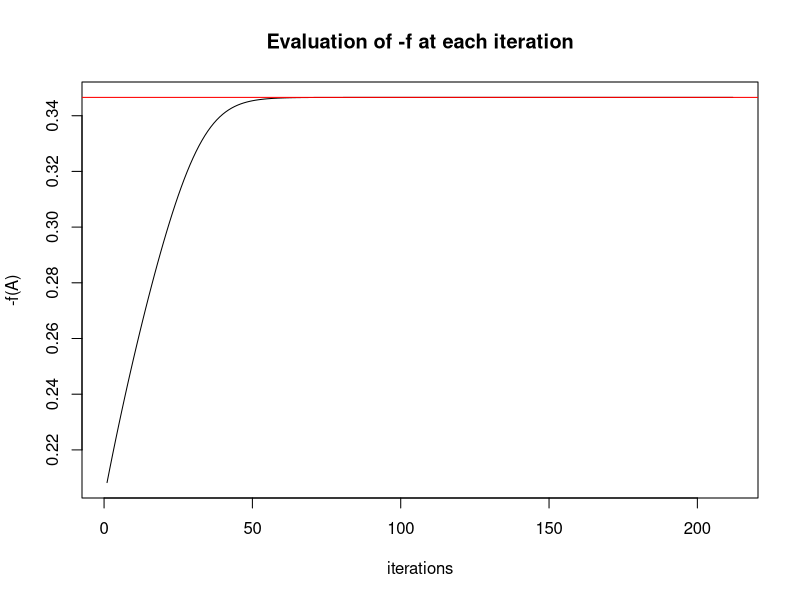
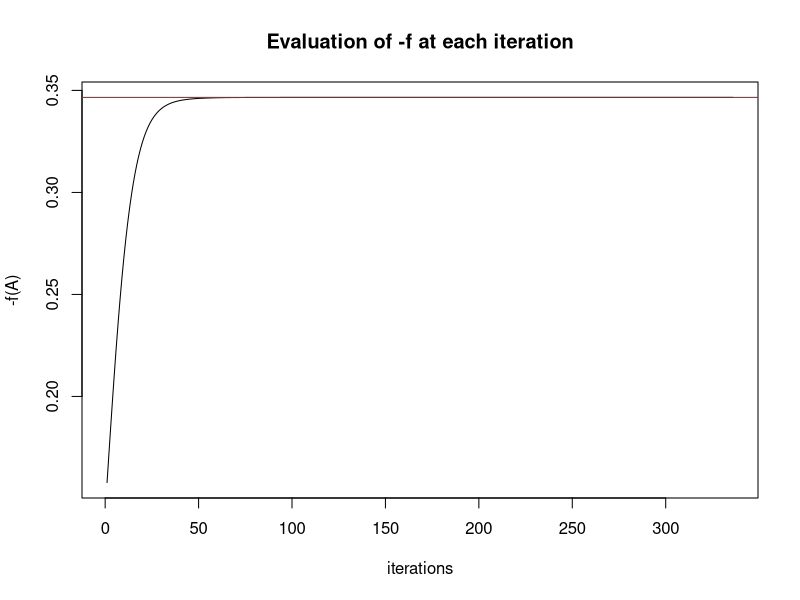

Here is the R script that generated these plots, in order:
## ---- chunk 1
knitr::opts_chunk$set(echo = TRUE)
## ---- chunk 2
library(numDeriv) #gradient
library(Matrix) #exponential matrix
## ---- chunk 3
set.seed(150)
q      = 3
p      = 2
n      = 100
Sxy    = c(1,-1,1)
Sx     = cbind(c(2,-1,0),c(-1,2,-1),c(0,-1,2))
Sy     = 2
Sigma  = cbind(c(2,-1,0,1),c(-1,2,-1,-1),c(0,-1,2,1),c(1,-1,1,2))
funct  = function(a) 
  {
  A = matrix(a, byrow = FALSE, ncol = q)
  -log(1- t(A%*%Sxy)%*%solve(A%*%Sx%*%t(A))%*%A%*%Sxy/Sy)/2
}
## ---- chunk 4
A      = c(1,0,0,1,0,0)
#alpha  = 0.1
#beta   = 0.1
eta     = 0.1
func_eval = c()
gradient = grad(funct,A)
while (norm(gradient,type="2")>10^{-8}) {
  G   = t(matrix(gradient, byrow = FALSE, ncol = q))
  A   = matrix(A, byrow = FALSE, ncol = q)
  #eta = 1
  # Armijo condition in while loop
  #while (funct(A%*%expm(eta*(t(G%*%A)-G%*%A))) - funct(A) > - alpha * eta * norm(gradient,type="2")^2) {
  #  eta = beta * eta
  #}
  
  A = A%*%expm(eta*(t(G%*%A)-G%*%A))
  A = as.vector(A)
  func_eval = c(func_eval,funct(A))
  gradient = grad(funct,A)
}

A = matrix(A, byrow = FALSE, ncol = q)
#A%*%t(A)
## ---- chunk 5
I_xy = -log(det(Sigma)/(det(Sx)*Sy))/2
plot(func_eval, 
     type = "l", 
     main = "Evaluation of -f at each iteration",
     ylab = "-f(A)", 
     xlab = "iterations")
abline(h = I_xy, col = "red")
## ---- chunk 6
A      = c(1,0,0)
#alpha  = 0.1
#beta   = 0.1
eta     = 0.1
func_eval = c()
gradient = grad(funct,A)
while (norm(gradient,type="2")>10^{-8}) {
  G   = t(matrix(gradient, byrow = FALSE, ncol = q))
  A   = matrix(A, byrow = FALSE, ncol = q)
  #eta = 1
  # Armijo condition in while loop
  #while (funct(A%*%expm(eta*(t(G%*%A)-G%*%A))) - funct(A) > - alpha * eta * norm(gradient,type="2")^2) {
  #  eta = beta * eta
  #}
  
  A = A%*%expm(eta*(t(G%*%A)-G%*%A))
  A = as.vector(A)
  func_eval = c(func_eval,funct(A))
  gradient = grad(funct,A)
}

A = matrix(A, byrow = FALSE, ncol = q)
#A%*%t(A)
## ---- chunk 7
I_xy = -log(det(Sigma)/(det(Sx)*Sy))/2
plot(func_eval, 
     type = "l", 
     main = "Evaluation of -f at each iteration",
     ylab = "-f(A)", 
     xlab = "iterations")
abline(h = I_xy, col = "red")
